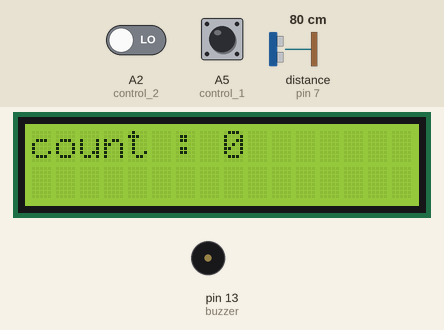
Recording of a sketch running on a simulated Arduino Uno, built with avr-gcc and run on an emulated ATmega328P. Parts: 16×2 character LCD, buzzer (waves = sounding). Inputs (shaded band) come from the test bench; at power-on: A2 (control_2) LOW, A5 (control_1) HIGH, distance to the obstacle (sensor on pin 7) 80 cm. The echo pulse lasts 58.3 µs per cm; what the sketch prints to the serial monitor is not drawn.

Above: at 1.2 s.
1.3 s: A2 (control_2) driven HIGH
At 3.4 s:
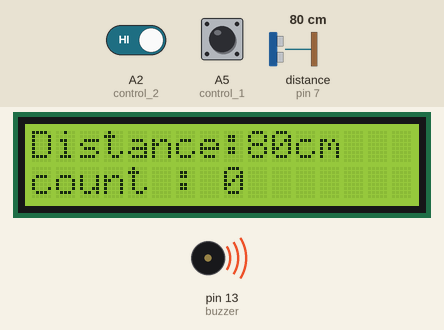
Timing chart, 0 to 9.5 s (numbered marks = the images above; inputs shaded):
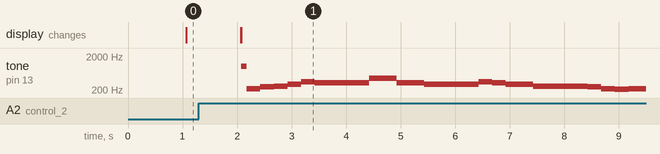

Measured:
- after the input at 1.3 s, tone on pin 13 (buzzer): plays 1000 Hz for 0.10 s, 220 Hz for 0.25 s, 247 Hz for 0.25 s, 262 Hz for 0.25 s, 294 Hz for 0.25 s, 349 Hz for 0.25 s … (18 notes in this stretch), starting after 0.78 s; the display: first differs from a run without the input after 0.78 s (image 1)

The sketch:

code.ino
```cpp
#define G40 196  //5 Sol
#define G402 208  //#5 #Sol
#define A40 220  //6 La
#define B40 247  //7 Si
#define C41 262  //1 Do
#define D41 294  //2 Re
#define E41 330  //3 Mi
#define F41 349  //4 Fa
#define G41 392  //5 Sol
#define G42 415  //#5 #Sol
#define A41 440  //6 La
#define B41 494  //7 Si
#define C51 523  //1 Do_h
#define D51 587  //2 Re_h
#define D52 622  //#2 #Re_h
#define E51 659  //3 Mi_h
#define F51 698  //4 Fa_h
#define G51 784  //5 Sol_h
#define A51 880  //6 La_h
#define B51 988  //7 Si_h
#define O1 000  //0
int scale[]={A40,B40,C41,D41,F41,E41,E41,E41,A41,A41,E41,E41,D41,D41,D41,F41,E41,D41,D41,C41,C41
,C41,B40,A40,G402,A40,A40,D41,E41,C41,E41,B40,E41,A40,E41,D41,E41,C41,E41,B40,E41,A40};  //輸入歌曲音調
int time[]={1,1,1,1,1,1,2,1,1,1,1,1,1,2,1,1,1,1,1,1,2,
1,1,1,1,2,2,2,1,2,1,2,1,2,1,2,1,2,1,3,3,2};//輸入節拍,設定聲響時間長度
int length;//--->>>>以上設定 音樂
#include <LiquidCrystal.h>      // 包含LiquidCrystal.h標頭檔
LiquidCrystal LCD(12,11,10 ,5,4,3,2);   // 建構LiquidCrystal物件
#define trigP 6
#define echoP 7
const int samplePeriod = 50;  // 每50ms取樣一次(頻率為20Hz)
const int T25=29; // 25度時之音速比例(1/0.0346)
unsigned long t0 = 0;
int Distance, Duration ;
int count = 0; //計數
int set_count = 0; //設定次數
int set_count_3 = set_count ;  //設定次數三組
const int control_1 = A5;  //設定模式
const int control_2 = A2;  //計數歸零
const int buzzer = 13;      // 宣告蜂鳴器位置
#define PB0 A4  //按鈕 次屬增加
#define PB1 A3 //按鈕 次數減少
int ON = 1 ,OFF = 1;
void setup() {
    pinMode(trigP, OUTPUT);
    pinMode(echoP, INPUT);
    LCD.begin(16,2);
    Serial.begin(9600);
    pinMode(control_1 ,INPUT);
    pinMode(PB0 ,INPUT);
    pinMode(PB1 ,INPUT);
    pinMode(buzzer, OUTPUT);
    length=sizeof(scale)/sizeof(scale[0]);
}
void loop() {
   if(!digitalRead(control_1)){ // 模式一 設定次數
    OFF = digitalRead(PB0);
    if(OFF == 0){
      set_count = set_count - 1;
      set_count_3 = (set_count * 3);
      Serial.print("set_count : ");
      Serial.print(set_count);
      delay(100); //防斗
    }//增加 按鈕的程式
    ON = digitalRead(PB1);
    if(ON == 0){
       set_count = set_count + 1;
       set_count_3 = (set_count * 3);
      Serial.print("set_count : ");
      Serial.print(set_count);
      delay(100); //防斗
    }//減少 按鈕的程式
    LCD.print("set_count : ");
    LCD.print(set_count);
    LCD.setCursor(0,1);
    LCD.print("s_c * 3 : ");
    LCD.print(set_count_3);
    LCD.setCursor(0,2);
    delay(500);      // 暫停1秒
    LCD.clear();
   }
else if(!digitalRead(control_2)){ //模式二 歸零程式
  count = 0;
   LCD.print("count : ");
   LCD.print(count);
   delay(1000);      // 暫停5秒
   LCD.clear();
}
else{ //模式三_偵測模式
    if(millis()-t0 >= samplePeriod) {
        usonicRead(); // 量測距離
        t0 = millis();  // 紀錄時間
        Serial.print("Distance:  ");
        Serial.print(Distance);
        Serial.println("  cm");
        LCD.print("Distance:");
        LCD.print(Distance);
        LCD.print("cm");
        LCD.setCursor(0,1);
      if(Distance <= 6 ){
      count = count + 1;
    }
     LCD.print("count : ");
      LCD.print(count);
      LCD.setCursor(0,2);
    }
    if(set_count == count){
      tone(buzzer, 1000, 500);// 播音0.1秒
      delay(100);       // 靜音0.1秒
    }
  if(set_count_3 == count){
     beep1(buzzer,1);
     delay(1000);       // 靜音1秒
  }

    delay(5000);      // 暫停5秒
    LCD.clear();
}
}
//=== 超音波函式 ======
void usonicRead() {
    digitalWrite(trigP, HIGH);    // 持續送出超音波
    delayMicroseconds(10);    // 等待10微秒
    digitalWrite(trigP, LOW);     // 停止送出超音波
    Duration = pulseIn(echoP, HIGH)/2;  // 單趟時間
    Distance = Duration/T25;  // 距離
}
//=== 恭喜音樂函式 ======
void beep1(int pin, int counts) {
  for(int i=0;i<length;i++){
    tone(pin,scale[i]);

    if(time[i]>0)                        //判斷時間是否為不發聲的0,如果不是發聲
      delay(time[i]*250);
    else{                                 //判斷時間是否為不發聲的0,如果是不發聲
      noTone(pin);
      delay(250);
      }
    noTone(pin);
    delay(0);
  }
  delay(1000);
}//播報恭喜恭喜
```
